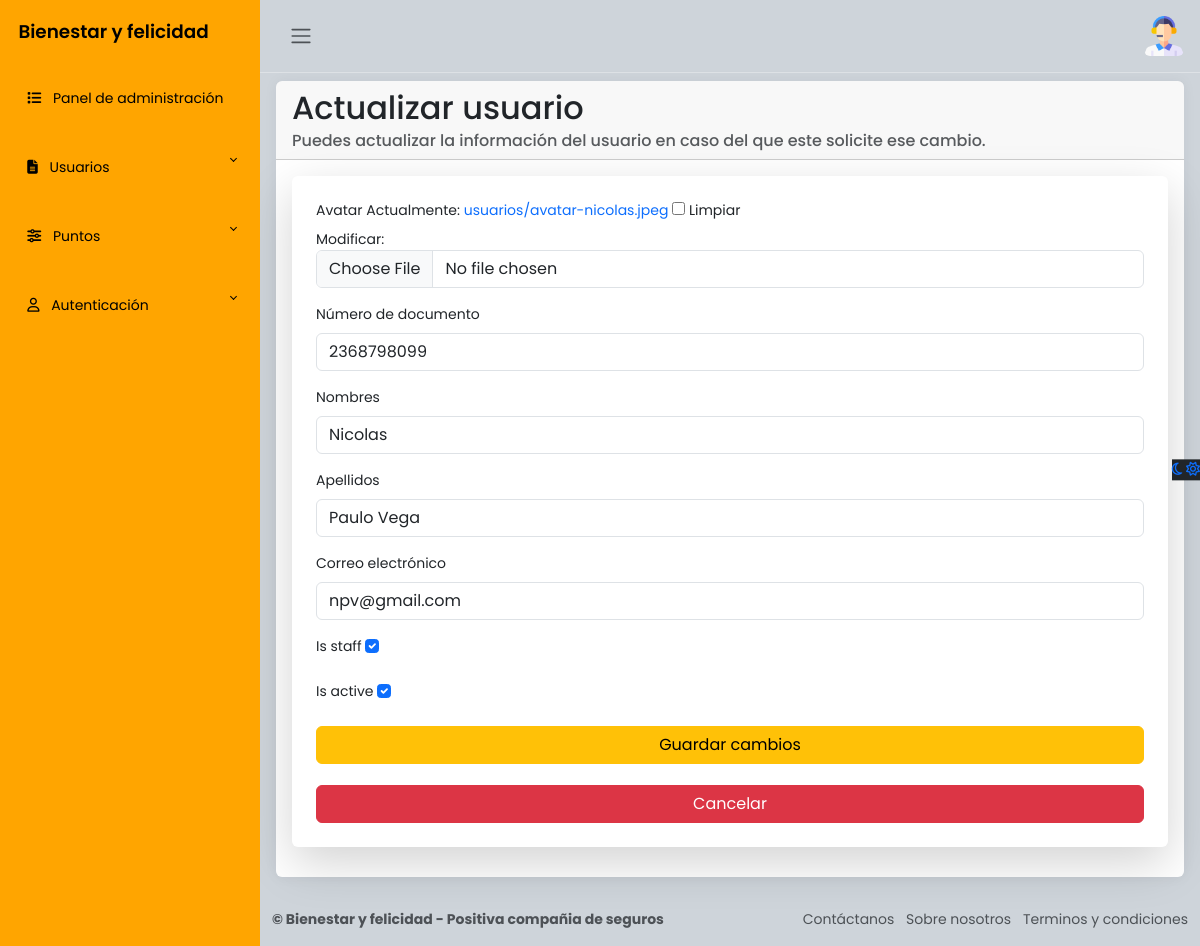
The page /admin_panel/usuarios/actualizar/2368798099 (signed in) on the database its author committed.
### apps/usuarios/models.py (models this page shows, shortened)
class Usuarios(AbstractBaseUser, PermissionsMixin):
    avatar = models.FileField('Avatar', upload_to='usuarios/', null=True, blank=True)
    nombres = models.CharField('Nombres', max_length=50)
    apellidos = models.CharField('Apellidos', max_length=100)
    numero_documento = models.IntegerField('Número de documento', primary_key=True, unique=True)
    correo = models.EmailField('Correo electrónico', max_length=255, unique=True)
    puntos_totales = models.IntegerField('Número total de puntos', default=1000)
    password = models.CharField('Contraseña', max_length=255)
    ultimo_reinicio = models.DateField('Ultimo reinicio de puntos', default=now) # Reiniciar puntos
    is_active = models.BooleanField(default=True)
    is_staff = models.BooleanField(default=False)
    objects = UsuariosManager()
    USERNAME_FIELD = 'numero_documento'
    REQUIRED_FIELDS = ['nombres', 'apellidos', 'correo']
    class Meta:
        verbose_name = 'Usuario'
        verbose_name_plural = 'Usuarios'

### apps/usuarios/views.py (the view)
# urls.py: path('admin_panel/usuarios/actualizar/<int:id_usuario>', login_required(actualizar_usuarios), name="act_usuario"),
@login_required(login_url='/accounts/login/')
@user_passes_test(is_staff, login_url='/')
def actualizar_usuarios(request, id_usuario):
    usuario = get_object_or_404(Usuarios, numero_documento=id_usuario)
    if request.method == "POST":
        form = UsuarioUpdateForm(request.POST, request.FILES, instance=usuario)
        if form.is_valid():
            form.save()
            return redirect('list_usuarios')  # Cambia esto por la vista donde se listan los usuarios
    else:
        form = UsuarioUpdateForm(instance=usuario)
    return render(request, 'admin_dashboard/usuarios/update.html', {'form': form, 'usuario': usuario})

### apps/usuarios/forms.py (shortened to what this page needs)
class UsuarioUpdateForm(forms.ModelForm):
    class Meta:
        model = Usuarios
        fields = ['avatar', 'numero_documento', 'nombres', 'apellidos', 'correo', 'is_staff', 'is_active']
        widgets = {
            'avatar': forms.ClearableFileInput(attrs={'class': 'form-control'}),
            'numero_documento': forms.NumberInput(attrs={'class': 'form-control', 'readonly': 'readonly'}),  # No editable
            'nombres': forms.TextInput(attrs={'class': 'form-control'}),
            'apellidos': forms.TextInput(attrs={'class': 'form-control'}),
            'correo': forms.EmailInput(attrs={'class': 'form-control'}),
            'is_staff': forms.CheckboxInput(attrs={'class': 'form-check-input'}),
            'is_active': forms.CheckboxInput(attrs={'class': 'form-check-input'}),
        }

### apps/usuarios/views.py (called while the page is built)
def is_staff(user):
    return user.is_active and user.is_staff # Validar si es administrador y esta activo

### apps/usuarios/templates/admin_dashboard/usuarios/update.html (shortened to what this page needs)
{% extends "admin_dashboard/layout.html" %}
{% load static %}
{% block content %}
<main class="content px-3 py-2">
    <div class="card border-0">
        <div class="card-header">
            <h2 class="card-title">
                Actualizar usuario
            </h2>
            <h6 class="card-subtitle text-muted">
                Puedes actualizar la información del usuario en caso del que este solicite ese cambio.
            </h6>
        </div>
        <div class="card-body">
            <form method="POST" enctype="multipart/form-data" class="p-4 shadow-lg rounded">
                {% for field in form %}
                    <div class="mb-3">
                        <label class="form-label">{{ field.label }}</label>
                        {{ field }}
                    </div>
                {% endfor %}
                <button type="submit" class="btn btn-warning w-100">Guardar cambios</button>
                <br><br>
                <a href="{% url 'list_usuarios' %}" class="btn btn-danger w-100">Cancelar</a>
            </form>
        </div>
    </div>
</main>
{% endblock %}

### apps/usuarios/templates/admin_dashboard/layout.html (shortened to what this page needs)
{% load static %}
<html lang="es">
<head>
    <link rel="stylesheet" href="https://cdn.jsdelivr.net/npm/bootstrap@5.3.0-alpha2/dist/css/bootstrap.min.css">
    <link href="https://cdn.jsdelivr.net/npm/bootstrap@5.3.0/dist/css/bootstrap.min.css" rel="stylesheet">
    <link rel="stylesheet" href="{% static 'css/administrador.styles.css' %}">
</head>
<body>
    <div class="wrapper">
        <aside id="sidebar" class="js-sidebar">
            <div class="h-100">
                <div class="sidebar-logo">
                    <a href="{% url "inicio" %}">Bienestar y felicidad</a>
                </div>
                <ul class="sidebar-nav">
                    <li class="sidebar-item">
                        <a href="{% url "admin_panel" %}" class="sidebar-link">
                            <i class="fa-solid fa-list pe-2"></i>
                            Panel de administración
                        </a>
                    </li>
                    <li class="sidebar-item">
                        <a href="#" class="sidebar-link collapsed" data-bs-target="#pages" data-bs-toggle="collapse"
                            aria-expanded="false"><i class="fa-solid fa-file-lines pe-2"></i>
                            Usuarios
                        </a>
                    </li>
                    <li class="sidebar-item">
                        <a href="#" class="sidebar-link collapsed" data-bs-target="#posts" data-bs-toggle="collapse"
                            aria-expanded="false"><i class="fa-solid fa-sliders pe-2"></i>
                            Puntos
                        </a>
                    </li>
                    <li class="sidebar-item">
                        <a href="#" class="sidebar-link collapsed" data-bs-target="#auth" data-bs-toggle="collapse"
                            aria-expanded="false"><i class="fa-regular fa-user pe-2"></i>
                            Autenticación
                        </a>
                    </li>
                </ul>
            </div>
        </aside>
        <div class="main">
            <nav class="navbar navbar-expand px-3 border-bottom">
                <button class="btn" id="sidebar-toggle" type="button">
                    <span class="navbar-toggler-icon"></span>
                </button>
                <div class="navbar-collapse navbar">
                    <ul class="navbar-nav">
                        <li class="nav-item dropdown">
                            <a href="#" data-bs-toggle="dropdown" class="nav-icon pe-md-0">
                                {% if user.is_authenticated %}
                                    {% if user.avatar %}
                                        <img class="avatar img-fluid rounded" src="{{ user.avatar.url }}" alt="Avatar de {{ user.nombres }}">
                                    {% else %}
                                        <img src="{% static "img/usuario/usuario.png" %}" alt="usuario" class="avatar img-fluid">
                                    {% endif %}
                                {% endif %}
                            </a>
                        </li>
                    </ul>
                </div>
            </nav>
            {% block content %}{% endblock %}
            <a href="#" class="theme-toggle">
                <i class="fa-regular fa-moon"></i>
                <i class="fa-regular fa-sun"></i>
            </a>
            <footer class="footer">
                <div class="container-fluid">
                    <div class="row text-muted">
                        <div class="col-6 text-start">
                            <p class="mb-0">
                                <a href="#" class="text-muted">
                                    <strong>&copy; Bienestar y felicidad - Positiva compañia de seguros</strong>
                                </a>
                            </p>
                        </div>
                        <div class="col-6 text-end">
                            <ul class="list-inline">
                                <li class="list-inline-item" data-bs-toggle="modal" data-bs-target="#contactanos">
                                    <a href="#" class="text-muted">Contáctanos</a>
                                </li>
                                <li class="list-inline-item" data-bs-toggle="modal" data-bs-target="#sobreNosotros">
                                    <a href="#" class="text-muted">Sobre nosotros</a>
                                </li>
                                <li class="list-inline-item" data-bs-toggle="modal" data-bs-target="#terminosCondiciones">
                                    <a href="#" class="text-muted">Terminos y condiciones</a>
                                </li>
                            </ul>
                        </div>
                    </div>
                </div>
            </footer>
        </div>
    </div>
</body>
</html>

### static/css/administrador.styles.css (style rules this page uses)
body { font-family: 'Poppins', sans-serif; font-size: 0.875rem; opacity: 1; overflow-y: scroll; margin: 0; }
a { cursor: pointer; text-decoration: none; font-family: 'Poppins', sans-serif; }
li { list-style: none; }
.wrapper { align-items: stretch; display: flex; width: 100%; }
#sidebar { max-width: 260px; min-width: 260px; background: orange; transition: all 0.35s ease-in-out; }
.main { display: flex; flex-direction: column; min-height: 100vh; min-width: 0; overflow: hidden; transition: all 0.35s ease-in-out; width: 100%; background: var(--bs-dark-bg-subtle); }
.sidebar-logo { padding: 1.15rem; }
.sidebar-logo a { color: #000; font-size: 1.15rem; font-weight: 600; }
.sidebar-nav { list-style: none; margin-bottom: 0; padding-left: 0; margin-left: 0; }
a.sidebar-link { padding: 1.5rem 1.7rem; color: #000; position: relative; display: block; font-size: 0.875rem; }
.sidebar-link[data-bs-toggle="collapse"]::after { border: solid; border-width: 0 .075rem .075rem 0; content: ""; display: inline-block; padding: 2px; position: absolute; right: 1.5rem; top: 1.4rem; transform: rotate(-135deg); transition: all .2s ease-out; }
.sidebar-link[data-bs-toggle="collapse"].collapsed::after { transform: rotate(45deg); transition: all .2s ease-out; }
.avatar { height: 40px; width: 40px; }
.navbar-expand .navbar-nav { margin-left: auto; }
.content { flex: 1; max-width: 100vw; width: 100vw; }
@media (min-width:780px) { .content { max-width: auto; width: auto; } }
.card { box-shadow: 0 0 .875rem 0 rgba(34, 46, 60, .05); margin-bottom: 24px; }
.theme-toggle { position: fixed; top: 50%; transform: translateY(-65%); text-align: center; z-index: 10; right: 0; left: auto; border: none; background-color: var(--bs-body-color); }

### rows shown on the page
Usuarios: avatar (picture)
Usuarios: form "2368798099" "Nicolas" "Paulo Vega" "npv@gmail.com" "☑" "☑"

### other values the page prints
{{ field.label }} "Avatar" "Número de documento" "Nombres" "Apellidos" "Correo electrónico" "Is staff" "Is active"
